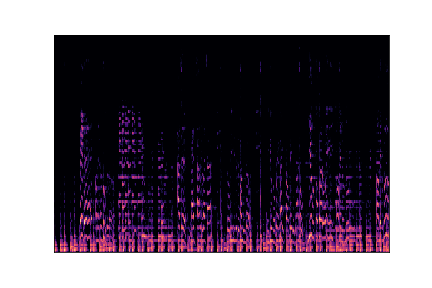
#> input picture Data/images_original/blues/blues00001.png, 432 x 288 px, found by its file name; its folder holds only this picture in this run
$ jupyter execute --allow-errors 'Music-genre(ml).ipynb'
#> lines starting #> are read from the running program, lines starting #| are printed output that depends on the picture
[cell 1]
from google.colab import drive
drive.mount('/content/drive')

[cell 2]
import os
import numpy as np
import cv2
from skimage.feature import hog
from sklearn.model_selection import train_test_split
from sklearn.svm import SVC
from sklearn.ensemble import RandomForestClassifier
from sklearn.preprocessing import StandardScaler
from sklearn.metrics import accuracy_score, precision_score, recall_score, f1_score
from sklearn.neighbors import KNeighborsClassifier

[cell 3]
#Extract HOG features from an image
def extract_hog_features(image_path):
    image = cv2.imread(image_path, cv2.IMREAD_GRAYSCALE)
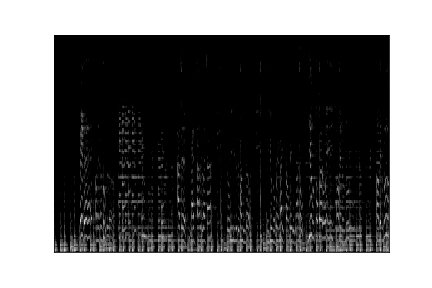
#> image: shape (288, 432); min 0, max 255, mean 112.4
    image = cv2.resize(image, (256, 256))
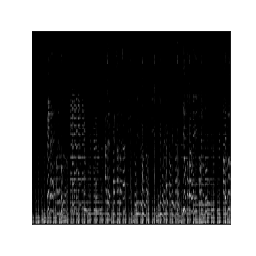
#> image: shape (256, 256); min 0, max 255, mean 112.4
    hog_features, _ = hog(image, pixels_per_cell=(8, 8), cells_per_block=(3, 3), feature_vector=True, visualize=True)
    return hog_features

[cell 4]
dataset_path = "/content/drive/MyDrive/Data/Data/images_original"
labels = []
features = []

# Load dataset
for genre in os.listdir(dataset_path):
    genre_path = os.path.join(dataset_path, genre)
    if os.path.isdir(genre_path):
        for file in os.listdir(genre_path):
            if file.endswith(('.png', '.jpg', '.jpeg')):
                file_path = os.path.join(genre_path, file)
                feature = extract_hog_features(file_path)
                features.append(feature)
                labels.append(genre)
#> pass 2 of the loop `for genre in os.listdir(dataset_path):`:
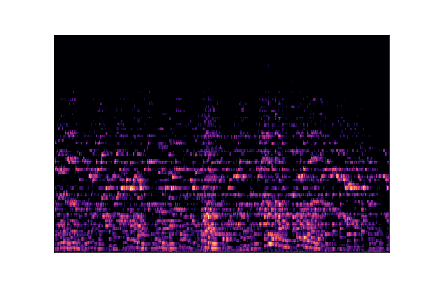
#> input picture Data/images_original/classical/classical00000.png, 432 x 288 px, found by its file name
#> in extract_hog_features (call 2), `image = cv2.imread(image_path, cv2.IMREAD_GRAYSCALE)`:
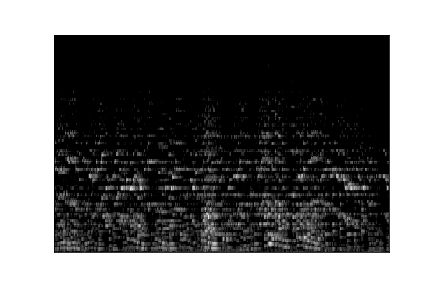
#> image: shape (288, 432); min 0, max 255, mean 115.2
#> in extract_hog_features (call 2), `image = cv2.resize(image, (256, 256))`:
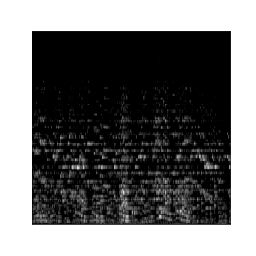
#> image: shape (256, 256); min 0, max 255, mean 115.2

if len(features) == 0:
    raise ValueError("No images found or failed to extract features. Check dataset path and image format.")

# Convert to numpy arrays
features = np.array(features)
labels = np.array(labels)

[cell 5]
#Normalize
scaler = StandardScaler()
features = scaler.fit_transform(features)

[cell 6]
# Split data
X_train, X_test, y_train, y_test = train_test_split(features, labels, test_size=0.2, random_state=42)

[cell 7]
# encode labels
from sklearn.preprocessing import LabelEncoder
le = LabelEncoder()
y_train = le.fit_transform(y_train)
#> y_train = [0]
#> (the rest of this cell did not finish here and is left out)

[cell 8]
def evaluate_model(model, X_test, y_test, model_name):
    y_pred = model.predict(X_test)
    accuracy = accuracy_score(y_test, y_pred)
    precision = precision_score(y_test, y_pred, average='weighted')
    recall = recall_score(y_test, y_pred, average='weighted')
    f1 = f1_score(y_test, y_pred, average='weighted')
    print(f"{model_name} Performance:")
    print(f"Accuracy: {accuracy:.2f}")
    print(f"Precision: {precision:.2f}")
    print(f"Recall: {recall:.2f}")
    print(f"F1 Score: {f1:.2f}\n")

[cell 9]
 #KNN classifier
knn = KNeighborsClassifier(n_neighbors=5)
knn.fit(X_train, y_train)
#> (the rest of this cell did not finish here and is left out)

[cell 10]
# SVM classifier
svm = SVC(kernel='linear')
#> (the rest of this cell did not finish here and is left out)

[cell 11]
 #Random Forest classifier
rf = RandomForestClassifier(n_estimators=100, random_state=42)
rf.fit(X_train, y_train)
#> (the rest of this cell did not finish here and is left out)


[cell 12]
import matplotlib.pyplot as plt
import seaborn as sns
from sklearn.metrics import confusion_matrix, classification_report
import numpy as np
import matplotlib.colors as mcolors
import matplotlib.patches as mpatches
from sklearn.inspection import DecisionBoundaryDisplay
from sklearn.decomposition import PCA
from sklearn.neighbors import KNeighborsClassifier
from sklearn.svm import SVC
from sklearn.ensemble import RandomForestClassifier

def plot_confusion_matrix(model, X_test, y_test, model_name):
    y_pred = model.predict(X_test)
    cm = confusion_matrix(y_test, y_pred)

    plt.figure(figsize=(6, 4))
    sns.heatmap(cm, annot=True, fmt='d', cmap='Blues', xticklabels=np.unique(y_test), yticklabels=np.unique(y_test))
    plt.xlabel('Predicted')
    plt.ylabel('Actual')
    plt.title(f'Confusion Matrix - {model_name}')
    plt.show()

    print(f'Classification Report for {model_name}:')
    print(classification_report(y_test, y_pred, zero_division=1))

def plot_decision_boundary(model, X, y, model_name):
    if X.shape[1] > 2:
        print("Reducing dimensions to 2 using PCA for visualization.")
        pca = PCA(n_components=2)
        X = pca.fit_transform(X)

        # Train a new model on reduced features
        if isinstance(model, KNeighborsClassifier):
            model = KNeighborsClassifier(n_neighbors=5)
        elif isinstance(model, SVC):
            model = SVC(kernel='linear')
        elif isinstance(model, RandomForestClassifier):
            model = RandomForestClassifier(n_estimators=100)

        model.fit(X, y)

    plt.figure(figsize=(6, 4))
    DecisionBoundaryDisplay.from_estimator(model, X, cmap=plt.cm.coolwarm, alpha=0.5)

    scatter = plt.scatter(X[:, 0], X[:, 1], c=y, edgecolor='k', cmap=plt.cm.coolwarm)
    legend1 = plt.legend(*scatter.legend_elements(), title="Classes")
    plt.gca().add_artist(legend1)
    plt.xlabel("Feature 1")
    plt.ylabel("Feature 2")
    plt.title(f'Decision Boundary - {model_name}')
    plt.show()

# Initialize models
knn = KNeighborsClassifier(n_neighbors=5)
svm = SVC(kernel='linear', probability=True, max_iter=1000)

rf = RandomForestClassifier(n_estimators=100)

# Train models
knn.fit(X_train, y_train)
#> (the rest of this cell did not finish here and is left out)

[cell 13]
import matplotlib.pyplot as plt
import numpy as np

# Model names
models = ["KNN", "SVM", "Random Forest"]

# Performance metrics
accuracy = [0.43, 0.83, 0.69]
precision = [0.47, 0.84, 0.69]
recall = [0.43, 0.83, 0.69]
f1_score = [0.42, 0.83, 0.69]

# Bar width and X-axis positions
bar_width = 0.2
x = np.arange(len(models))

# Plot bars for each metric
plt.figure(figsize=(10,6))
plt.bar(x - bar_width*1.5, accuracy, width=bar_width, label='Accuracy', color='blue')
plt.bar(x - bar_width/2, precision, width=bar_width, label='Precision', color='green')
plt.bar(x + bar_width/2, recall, width=bar_width, label='Recall', color='orange')
plt.bar(x + bar_width*1.5, f1_score, width=bar_width, label='F1 Score', color='red')

# Labels and title
plt.xticks(x, models)
plt.ylabel("Score")
plt.title("Model Performance Comparison")
plt.legend()
plt.ylim(0, 1)  # Setting Y-axis range from 0 to 1 for better visualization

# Show plot
plt.show()
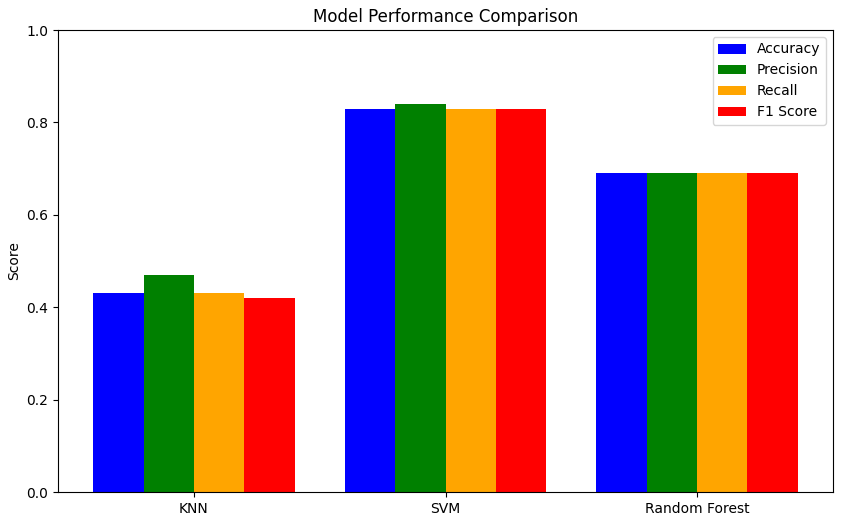
#> figure drawn by matplotlib, 1 panel; tallest bar 0.83 high, from x = 0.6 to 0.8; tallest bar 0.84 high, from x = 0.8 to 1; tallest bar 0.83 high, from x = 1 to 1.2
